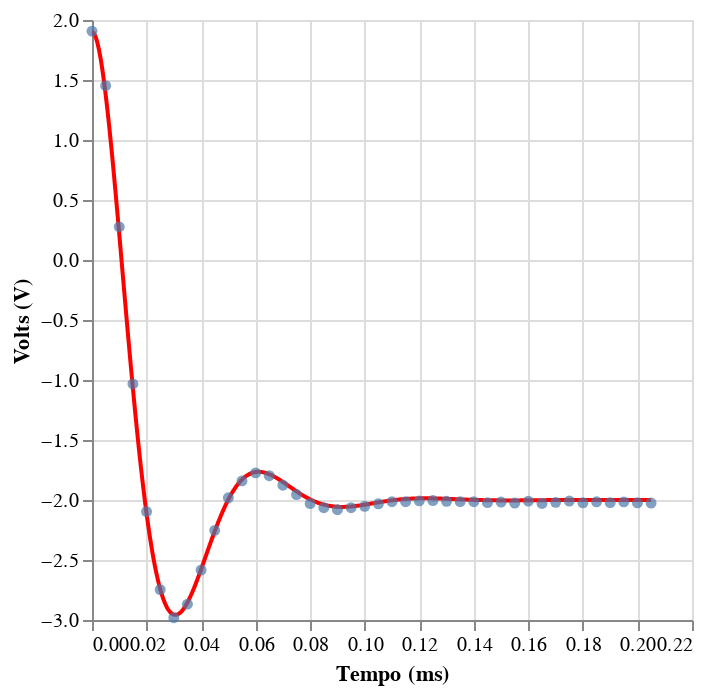

Here is the notebook cell this chart was saved with:
### Code cell
data_path = "RLC-01.csv" #Resistência (0)

df = pd.read_csv(data_path)

def func(t, Voff, V_max, alfa, omega): 
    beta = np.sqrt(omega**2 - alfa**2)
    return V_max * np.exp(-alfa * t) * (np.cos(beta * t) + (alfa / beta) * np.sin(beta * t)) + Voff

id_min, id_max = 0, 40
tempo = df['Time'].loc[id_min:id_max + 1].values
ddv = df['U_b'].loc[id_min:id_max + 1].values
arg = [-2,3.9,46000,112673]

tempo = tempo - tempo[0]

par_optimize, cov = curve_fit(
        func, tempo, ddv, p0=[arg[0], arg[1], arg[2],arg[3]], maxfev=100000
    )
voff,vmax,alfa,omega = par_optimize

x_data = np.linspace(tempo[0],tempo[-1],1000)
y_data = func(x_data,-2,3.9,46000,112673)

data = pd.DataFrame()
data["Time"] = x_data * 1000
data["U_b"] = y_data

pontos = pd.DataFrame()
pontos["Time"] = tempo * 1000
pontos["U_b"] = ddv

q =alt.Chart(data).mark_line(color="red").encode(
    x = "Time",
    y = "U_b"
)

p =alt.Chart(pontos).mark_circle().encode(
    alt.X("Time",title = "Tempo (ms)"),
    alt.Y("U_b", title = "Volts (V)")
)

df["Time"] -= df["Time"][0]
df["Time"] *= 1000

j = alt.Chart(df).mark_line().encode(
    alt.X("Time", title = "Tempo (ms)"),
    alt.Y("U_b", title = "Tensão (V)")
)

with open("data_rlc(0).txt", "w") as f:
    # Escrevendo a matriz de covariância
    f.write("Matriz de Covariância:\n")
    f.write(f"{cov}\n\n")
    
    # Escrevendo as incertezas
    f.write("Incertezas:\n")
    f.write(f"Voff: {np.sqrt(np.diag(cov))[0]}\n")
    f.write(f"V_max: {np.sqrt(np.diag(cov))[1]}\n")
    f.write(f"alpha: {np.sqrt(np.diag(cov))[2]}\n")
    f.write(f"omega: {np.sqrt(np.diag(cov))[3]}\n\n")
    
    # Escrevendo os valores calculados
    f.write("Valores calculados:\n")
    f.write(f"Voff: {voff}\n")
    f.write(f"V_max: {vmax}\n")
    f.write(f"alpha: {alfa}\n")
    f.write(f"omega: {omega}\n")

q+p

### Figure 1 — Vega-Lite specification as saved in the notebook (floating-point values rounded to 4 significant figures; data arrays with more than 128 entries replaced by an {"elided": "..."} marker saying what was removed)
{"config": {"view": {"continuousWidth": 300, "continuousHeight": 300}}, "layer": [{"data": {"name": "data-670c2e872d3b672719959f942dbf75be"}, "mark": {"type": "line", "color": "red"}, "encoding": {"x": {"field": "Time", "type": "quantitative"}, "y": {"field": "U_b", "type": "quantitative"}}}, {"data": {"name": "data-69ed782a6d16c3af1bf62272ac95ae20"}, "mark": {"type": "circle"}, "encoding": {"x": {"field": "Time", "title": "Tempo (ms)", "type": "quantitative"}, "y": {"field": "U_b", "title": "Volts (V)", "type": "quantitative"}}}], "$schema": "https://vega.github.io/schema/vega-lite/v5.20.1.json", "datasets": {"data-670c2e872d3b672719959f942dbf75be": {"elided": "1000 records"}, "data-69ed782a6d16c3af1bf62272ac95ae20": [{"Time": 0.0, "U_b": 1.907}, {"Time": 0.005, "U_b": 1.453}, {"Time": 0.01, "U_b": 0.2757}, {"Time": 0.015, "U_b": -1.033}, {"Time": 0.02, "U_b": -2.096}, {"Time": 0.025, "U_b": -2.746}, {"Time": 0.03, "U_b": -2.981}, {"Time": 0.035, "U_b": -2.868}, {"Time": 0.04, "U_b": -2.584}, {"Time": 0.045, "U_b": -2.253}, {"Time": 0.05, "U_b": -1.982}, {"Time": 0.055, "U_b": -1.841}, {"Time": 0.06, "U_b": -1.774}, {"Time": 0.065, "U_b": -1.797}, {"Time": 0.07, "U_b": -1.877}, {"Time": 0.075, "U_b": -1.955}, {"Time": 0.08, "U_b": -2.03}, {"Time": 0.085, "U_b": -2.064}, {"Time": 0.09, "U_b": -2.08}, {"Time": 0.095, "U_b": -2.064}, {"Time": 0.1, "U_b": -2.053}, {"Time": 0.105, "U_b": -2.032}, {"Time": 0.11, "U_b": -2.014}, {"Time": 0.115, "U_b": -2.015}, {"Time": 0.12, "U_b": -2.007}, {"Time": 0.125, "U_b": -2.005}, {"Time": 0.13, "U_b": -2.011}, {"Time": 0.135, "U_b": -2.013}, {"Time": 0.14, "U_b": -2.014}, {"Time": 0.145, "U_b": -2.022}, {"Time": 0.15, "U_b": -2.017}, {"Time": 0.155, "U_b": -2.025}, {"Time": 0.16, "U_b": -2.009}, {"Time": 0.165, "U_b": -2.029}, {"Time": 0.17, "U_b": -2.02}, {"Time": 0.175, "U_b": -2.009}, {"Time": 0.18, "U_b": -2.023}, {"Time": 0.185, "U_b": -2.015}, {"Time": 0.19, "U_b": -2.022}, {"Time": 0.195, "U_b": -2.016}, {"Time": 0.2, "U_b": -2.023}, {"Time": 0.205, "U_b": -2.025}]}}
